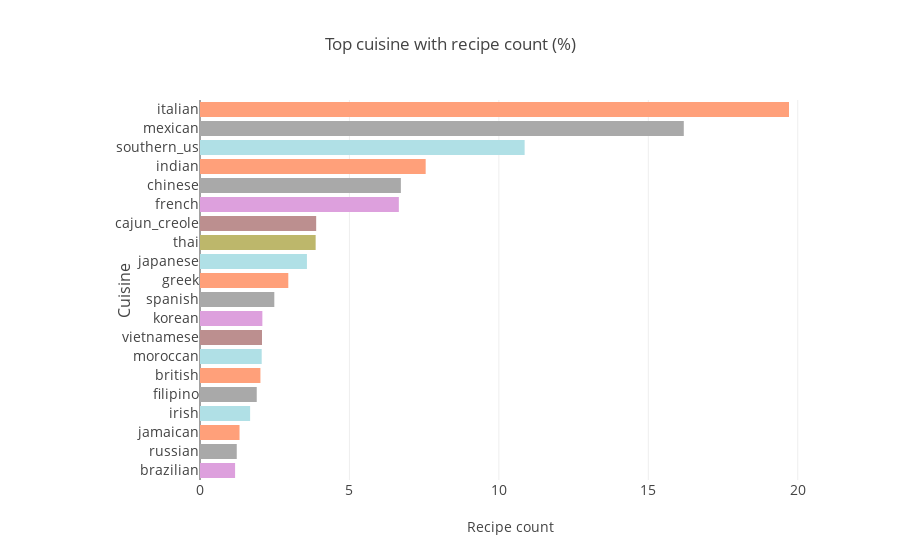

The notebook cell this image was saved under:
### Code cell
color_theme = dict(color = ['rgba(221,160,221,1)','rgba(169,169,169,1)','rgba(255,160,122,1)','rgba(176,224,230,1)','rgba(169,169,169,1)','rgba(255,160,122,1)','rgba(176,224,230,1)',
                   'rgba(188,143,143,1)','rgba(221,160,221,1)','rgba(169,169,169,1)','rgba(255,160,122,1)','rgba(176,224,230,1)','rgba(189,183,107,1)','rgba(188,143,143,1)','rgba(221,160,221,1)','rgba(169,169,169,1)','rgba(255,160,122,1)','rgba(176,224,230,1)','rgba(169,169,169,1)','rgba(255,160,122,1)'])
temp = train['cuisine'].value_counts()
trace = go.Bar(y=temp.index[::-1],x=(temp / temp.sum() * 100)[::-1],orientation = 'h',marker=color_theme)
layout = go.Layout(title = "Top cuisine with recipe count (%)",xaxis=dict(title='Recipe count',tickfont=dict(size=14,)),
                   yaxis=dict(title='Cuisine',titlefont=dict(size=16),tickfont=dict(size=14)),margin=dict(l=200,))
data = [trace]
fig = go.Figure(data=data, layout=layout)
iplot(fig,filename='basic-bar')
temp = pd.DataFrame(temp)
temp.head()

### Figure 1 — Plotly figure (JSON) as saved in the notebook; plotly's stock layout.template omitted (floating-point values rounded to 4 significant figures)
{"data": [{"marker": {"color": ["rgba(221,160,221,1)", "rgba(169,169,169,1)", "rgba(255,160,122,1)", "rgba(176,224,230,1)", "rgba(169,169,169,1)", "rgba(255,160,122,1)", "rgba(176,224,230,1)", "rgba(188,143,143,1)", "rgba(221,160,221,1)", "rgba(169,169,169,1)", "rgba(255,160,122,1)", "rgba(176,224,230,1)", "rgba(189,183,107,1)", "rgba(188,143,143,1)", "rgba(221,160,221,1)", "rgba(169,169,169,1)", "rgba(255,160,122,1)", "rgba(176,224,230,1)", "rgba(169,169,169,1)", "rgba(255,160,122,1)"]}, "orientation": "h", "type": "bar", "x": [1.174, 1.229, 1.322, 1.677, 1.898, 2.021, 2.064, 2.074, 2.087, 2.487, 2.954, 3.578, 3.869, 3.887, 6.653, 6.72, 7.55, 10.86, 16.19, 19.71], "y": ["brazilian", "russian", "jamaican", "irish", "filipino", "british", "moroccan", "vietnamese", "korean", "spanish", "greek", "japanese", "thai", "cajun_creole", "french", "chinese", "indian", "southern_us", "mexican", "italian"]}], "layout": {"margin": {"l": 200}, "title": "Top cuisine with recipe count (%)", "xaxis": {"tickfont": {"size": 14}, "title": "Recipe count"}, "yaxis": {"tickfont": {"size": 14}, "title": "Cuisine", "titlefont": {"size": 16}}}}
